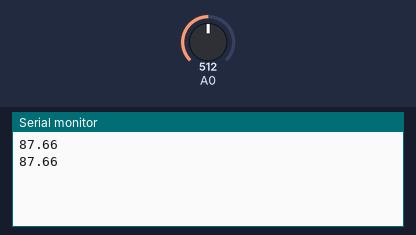
Bench run of a sketch on a simulated Arduino Uno, built with avr-gcc and run on an emulated ATmega328P. Shown: the last lines printed to the serial monitor. The test bench sets the inputs (shaded band); at power-on: A0 = 512.

Above: at 1.8 s.
1.9 s: A0 set to 716
At 2.8 s:
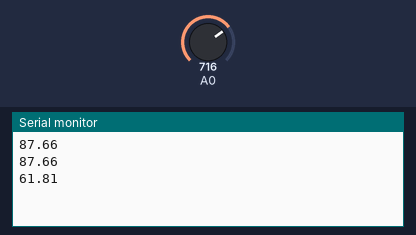
3.4 s: A0 set to 900
At 4.8 s:
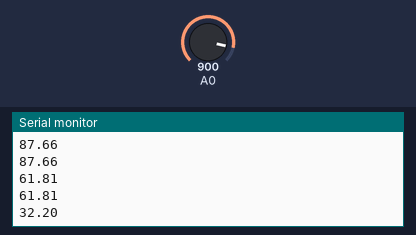
Timing chart, 0 to 6.4 s (numbered marks = the images above; inputs shaded):
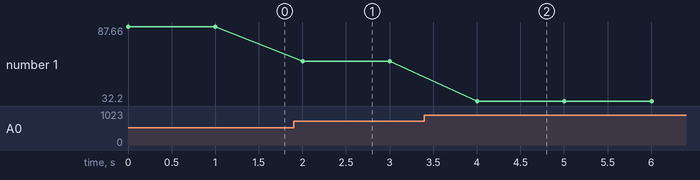

Measured:
- after the input at 1.9 s, the serial monitor: prints a new line after 0.10 s (image 1)
- after the input at 3.4 s, the serial monitor: prints a new line after 0.60 s (image 2)
- plotted number 1: 87.66 → 61.81 after the input at 1.9 s, 61.81 → 32.2 after the input at 3.4 s

The sketch:

Thermistor.ino
```cpp
#include <math.h>
#define Rt 100000	//ÈÈÃôµç×èÔÚ³£ÎÂÏÂ±ê³Æ×èÖµ
#define Rx 10000	//µçÂ·ÖÐ´®Áªµç×è×èÖµ
#define B 3950.00
void setup()
{

	Serial.begin(9600);

}
void loop()
{

	Serial.println(temperature(0));
	delay(1000);

}
double temperature(int analogPin)
{
	//ÈÈÃôµç×èÁ½¶ËµçÑ¹
	double Un = (float)analogRead(analogPin) / 1023 * 5.00;
	//ÈÈÃôµç×è×èÖµ£¨±ê³Æµç×èRt£©£¬µçÔ´µçÑ¹5v
	double Rn = (Rx * Un) / (5.00 - Un);
	//ÊÒÎÂT=298.15K,²âµÃÎÂ¶ÈTn
	double Tn = 1.00 / (1.00 / 298.15 + (log(Rn / Rt)) / B);

	return Tn - 273.15;
}
```
